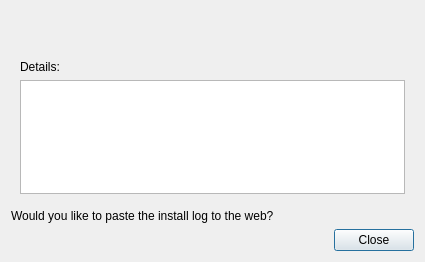
<?xml version="1.0" encoding="UTF-8"?>
<ui version="4.0">
 <class>ErrorDialog</class>
 <widget class="QDialog" name="ErrorDialog">
  <property name="geometry">
   <rect>
    <x>0</x>
    <y>0</y>
    <width>425</width>
    <height>262</height>
   </rect>
  </property>
  <property name="windowTitle">
   <string>Dialog</string>
  </property>
  <layout class="QGridLayout" name="gridLayout">
   <item row="2" column="1">
    <widget class="QLabel" name="headingLabel">
     <property name="sizePolicy">
      <sizepolicy hsizetype="Expanding" vsizetype="Preferred">
       <horstretch>0</horstretch>
       <verstretch>0</verstretch>
      </sizepolicy>
     </property>
     <property name="text">
      <string notr="true"/>
     </property>
    </widget>
   </item>
   <item row="4" column="0" colspan="2">
    <widget class="QWidget" name="detailsWidget" native="true">
     <layout class="QVBoxLayout" name="verticalLayout_3">
      <item>
       <widget class="QLabel" name="label">
        <property name="text">
         <string>Details:</string>
        </property>
       </widget>
      </item>
      <item>
       <widget class="QTextBrowser" name="detailsBrowser"/>
      </item>
     </layout>
    </widget>
   </item>
   <item row="2" column="0" rowspan="2">
    <widget class="QLabel" name="iconLabel">
     <property name="sizePolicy">
      <sizepolicy hsizetype="Minimum" vsizetype="Preferred">
       <horstretch>0</horstretch>
       <verstretch>0</verstretch>
      </sizepolicy>
     </property>
     <property name="text">
      <string notr="true"/>
     </property>
    </widget>
   </item>
   <item row="3" column="1">
    <widget class="QLabel" name="informativeTextLabel">
     <property name="text">
      <string notr="true"/>
     </property>
    </widget>
   </item>
   <item row="7" column="0" colspan="2">
    <widget class="QDialogButtonBox" name="buttonBox">
     <property name="orientation">
      <enum>Qt::Horizontal</enum>
     </property>
     <property name="standardButtons">
      <set>QDialogButtonBox::Close</set>
     </property>
    </widget>
   </item>
   <item row="6" column="0">
    <widget class="QLabel" name="offerWebPasteLabel">
     <property name="text">
      <string>Would you like to paste the install log to the web?</string>
     </property>
    </widget>
   </item>
  </layout>
 </widget>
 <resources/>
 <connections>
  <connection>
   <sender>buttonBox</sender>
   <signal>accepted()</signal>
   <receiver>ErrorDialog</receiver>
   <slot>accept()</slot>
   <hints>
    <hint type="sourcelabel">
     <x>248</x>
     <y>254</y>
    </hint>
    <hint type="destinationlabel">
     <x>157</x>
     <y>274</y>
    </hint>
   </hints>
  </connection>
  <connection>
   <sender>buttonBox</sender>
   <signal>rejected()</signal>
   <receiver>ErrorDialog</receiver>
   <slot>reject()</slot>
   <hints>
    <hint type="sourcelabel">
     <x>316</x>
     <y>260</y>
    </hint>
    <hint type="destinationlabel">
     <x>286</x>
     <y>274</y>
    </hint>
   </hints>
  </connection>
 </connections>
</ui>
